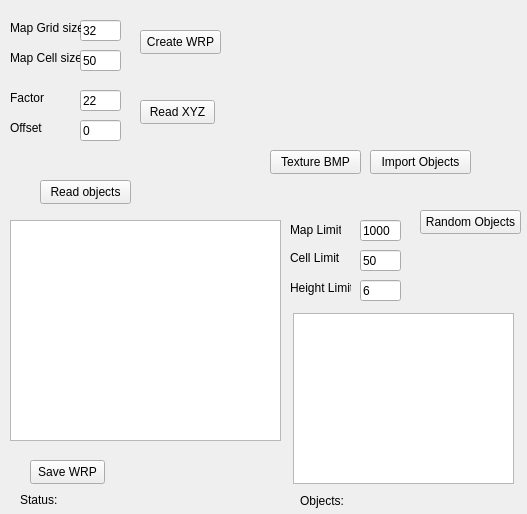
<?xml version="1.0" encoding="UTF-8"?>
<ui version="4.0">
 <class>WidgetClass</class>
 <widget class="QWidget" name="WidgetClass">
  <property name="geometry">
   <rect>
    <x>0</x>
    <y>0</y>
    <width>527</width>
    <height>514</height>
   </rect>
  </property>
  <property name="windowTitle">
   <string>WRP Creator</string>
  </property>
  <widget class="QPushButton" name="CreateWRP">
   <property name="geometry">
    <rect>
     <x>140</x>
     <y>30</y>
     <width>81</width>
     <height>24</height>
    </rect>
   </property>
   <property name="text">
    <string>Create WRP</string>
   </property>
  </widget>
  <widget class="QLineEdit" name="MapGridSize">
   <property name="geometry">
    <rect>
     <x>80</x>
     <y>20</y>
     <width>41</width>
     <height>21</height>
    </rect>
   </property>
   <property name="text">
    <string>32</string>
   </property>
  </widget>
  <widget class="QLabel" name="Label_MapGrid">
   <property name="geometry">
    <rect>
     <x>10</x>
     <y>20</y>
     <width>71</width>
     <height>16</height>
    </rect>
   </property>
   <property name="text">
    <string>Map Grid size</string>
   </property>
  </widget>
  <widget class="QLabel" name="Label_MapCell">
   <property name="geometry">
    <rect>
     <x>10</x>
     <y>50</y>
     <width>71</width>
     <height>16</height>
    </rect>
   </property>
   <property name="text">
    <string>Map Cell size</string>
   </property>
  </widget>
  <widget class="QLineEdit" name="MapCellSize">
   <property name="geometry">
    <rect>
     <x>80</x>
     <y>50</y>
     <width>41</width>
     <height>21</height>
    </rect>
   </property>
   <property name="text">
    <string>50</string>
   </property>
  </widget>
  <widget class="QPushButton" name="ReadXYZ">
   <property name="geometry">
    <rect>
     <x>140</x>
     <y>100</y>
     <width>75</width>
     <height>24</height>
    </rect>
   </property>
   <property name="text">
    <string>Read XYZ</string>
   </property>
  </widget>
  <widget class="QPushButton" name="ReadObjects">
   <property name="geometry">
    <rect>
     <x>40</x>
     <y>180</y>
     <width>91</width>
     <height>24</height>
    </rect>
   </property>
   <property name="text">
    <string>Read objects</string>
   </property>
  </widget>
  <widget class="QTextEdit" name="textEdit_ReadObjects">
   <property name="geometry">
    <rect>
     <x>10</x>
     <y>220</y>
     <width>271</width>
     <height>221</height>
    </rect>
   </property>
  </widget>
  <widget class="QPushButton" name="SaveWRP">
   <property name="geometry">
    <rect>
     <x>30</x>
     <y>460</y>
     <width>75</width>
     <height>24</height>
    </rect>
   </property>
   <property name="text">
    <string>Save WRP</string>
   </property>
  </widget>
  <widget class="QLineEdit" name="MapLimit">
   <property name="geometry">
    <rect>
     <x>360</x>
     <y>220</y>
     <width>41</width>
     <height>21</height>
    </rect>
   </property>
   <property name="text">
    <string>1000</string>
   </property>
  </widget>
  <widget class="QLabel" name="Label_CellLimit">
   <property name="geometry">
    <rect>
     <x>290</x>
     <y>250</y>
     <width>51</width>
     <height>16</height>
    </rect>
   </property>
   <property name="text">
    <string>Cell Limit</string>
   </property>
  </widget>
  <widget class="QLineEdit" name="CellLimit">
   <property name="geometry">
    <rect>
     <x>360</x>
     <y>250</y>
     <width>41</width>
     <height>21</height>
    </rect>
   </property>
   <property name="text">
    <string>50</string>
   </property>
  </widget>
  <widget class="QLabel" name="Label_MapLimit">
   <property name="geometry">
    <rect>
     <x>290</x>
     <y>220</y>
     <width>51</width>
     <height>20</height>
    </rect>
   </property>
   <property name="text">
    <string>Map Limit</string>
   </property>
  </widget>
  <widget class="QLabel" name="Label_HeightLimit">
   <property name="geometry">
    <rect>
     <x>290</x>
     <y>280</y>
     <width>61</width>
     <height>16</height>
    </rect>
   </property>
   <property name="text">
    <string>Height Limit</string>
   </property>
  </widget>
  <widget class="QLineEdit" name="HeightLimit">
   <property name="geometry">
    <rect>
     <x>360</x>
     <y>280</y>
     <width>41</width>
     <height>21</height>
    </rect>
   </property>
   <property name="text">
    <string>6</string>
   </property>
  </widget>
  <widget class="QPushButton" name="RandomObjects">
   <property name="geometry">
    <rect>
     <x>420</x>
     <y>210</y>
     <width>101</width>
     <height>24</height>
    </rect>
   </property>
   <property name="text">
    <string>Random Objects</string>
   </property>
  </widget>
  <widget class="QLineEdit" name="Offset">
   <property name="geometry">
    <rect>
     <x>80</x>
     <y>120</y>
     <width>41</width>
     <height>21</height>
    </rect>
   </property>
   <property name="text">
    <string>0</string>
   </property>
  </widget>
  <widget class="QLabel" name="Label_Factor">
   <property name="geometry">
    <rect>
     <x>10</x>
     <y>90</y>
     <width>71</width>
     <height>16</height>
    </rect>
   </property>
   <property name="text">
    <string>Factor</string>
   </property>
  </widget>
  <widget class="QLineEdit" name="Factor">
   <property name="geometry">
    <rect>
     <x>80</x>
     <y>90</y>
     <width>41</width>
     <height>21</height>
    </rect>
   </property>
   <property name="text">
    <string>22</string>
   </property>
  </widget>
  <widget class="QLabel" name="Label_Offset">
   <property name="geometry">
    <rect>
     <x>10</x>
     <y>120</y>
     <width>71</width>
     <height>16</height>
    </rect>
   </property>
   <property name="text">
    <string>Offset</string>
   </property>
  </widget>
  <widget class="QLabel" name="label_Status">
   <property name="geometry">
    <rect>
     <x>20</x>
     <y>490</y>
     <width>46</width>
     <height>20</height>
    </rect>
   </property>
   <property name="text">
    <string>Status:</string>
   </property>
  </widget>
  <widget class="QLabel" name="label_Objects">
   <property name="geometry">
    <rect>
     <x>300</x>
     <y>490</y>
     <width>46</width>
     <height>21</height>
    </rect>
   </property>
   <property name="text">
    <string>Objects:</string>
   </property>
  </widget>
  <widget class="QPushButton" name="TextureBMP">
   <property name="geometry">
    <rect>
     <x>270</x>
     <y>150</y>
     <width>91</width>
     <height>24</height>
    </rect>
   </property>
   <property name="text">
    <string>Texture BMP</string>
   </property>
  </widget>
  <widget class="QPushButton" name="ImportObjects">
   <property name="geometry">
    <rect>
     <x>370</x>
     <y>150</y>
     <width>101</width>
     <height>24</height>
    </rect>
   </property>
   <property name="text">
    <string>Import Objects</string>
   </property>
  </widget>
  <widget class="QTextEdit" name="textEdit_Status">
   <property name="geometry">
    <rect>
     <x>293</x>
     <y>313</y>
     <width>221</width>
     <height>171</height>
    </rect>
   </property>
  </widget>
 </widget>
 <layoutdefault spacing="6" margin="11"/>
 <resources/>
 <connections/>
</ui>
